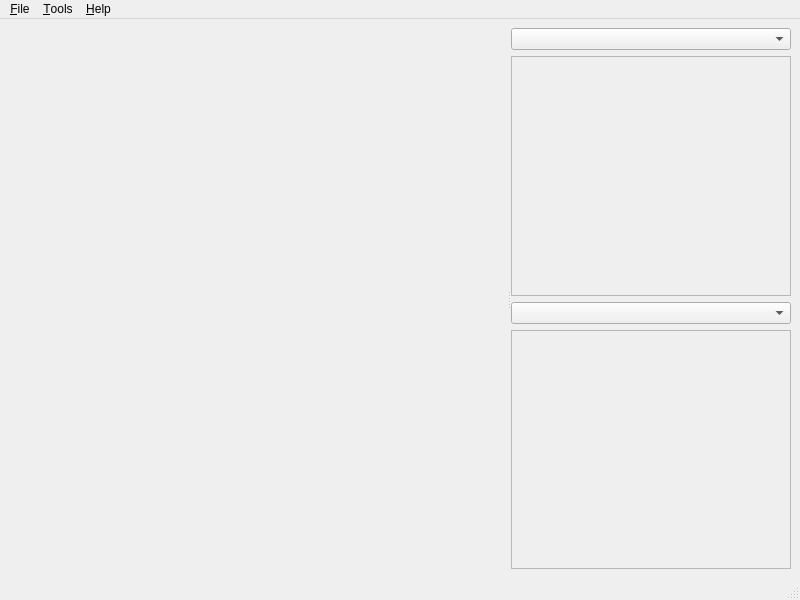
<?xml version="1.0" encoding="UTF-8"?>
<ui version="4.0">
 <class>MainWindow</class>
 <widget class="QMainWindow" name="MainWindow">
  <property name="geometry">
   <rect>
    <x>0</x>
    <y>0</y>
    <width>800</width>
    <height>600</height>
   </rect>
  </property>
  <property name="sizePolicy">
   <sizepolicy hsizetype="Expanding" vsizetype="Expanding">
    <horstretch>0</horstretch>
    <verstretch>0</verstretch>
   </sizepolicy>
  </property>
  <property name="windowTitle">
   <string>DTITool3</string>
  </property>
  <widget class="QWidget" name="centralwidget">
   <property name="sizePolicy">
    <sizepolicy hsizetype="MinimumExpanding" vsizetype="Maximum">
     <horstretch>0</horstretch>
     <verstretch>0</verstretch>
    </sizepolicy>
   </property>
   <layout class="QHBoxLayout" name="horizontalLayout">
    <item>
     <widget class="QSplitter" name="splitter">
      <property name="orientation">
       <enum>Qt::Horizontal</enum>
      </property>
      <widget class="QVTKWidget" name="vtkWidget" native="true">
       <property name="sizePolicy">
        <sizepolicy hsizetype="MinimumExpanding" vsizetype="Preferred">
         <horstretch>1</horstretch>
         <verstretch>0</verstretch>
        </sizepolicy>
       </property>
      </widget>
      <widget class="QWidget" name="layoutWidget">
       <layout class="QVBoxLayout" name="verticalLayout">
        <item>
         <widget class="QComboBox" name="pluginChooserTop">
          <property name="sizePolicy">
           <sizepolicy hsizetype="MinimumExpanding" vsizetype="Fixed">
            <horstretch>0</horstretch>
            <verstretch>0</verstretch>
           </sizepolicy>
          </property>
          <property name="minimumSize">
           <size>
            <width>280</width>
            <height>0</height>
           </size>
          </property>
         </widget>
        </item>
        <item>
         <widget class="QFrame" name="pluginFrameTop">
          <property name="sizePolicy">
           <sizepolicy hsizetype="MinimumExpanding" vsizetype="Preferred">
            <horstretch>0</horstretch>
            <verstretch>0</verstretch>
           </sizepolicy>
          </property>
          <property name="minimumSize">
           <size>
            <width>280</width>
            <height>0</height>
           </size>
          </property>
          <property name="frameShape">
           <enum>QFrame::StyledPanel</enum>
          </property>
          <property name="frameShadow">
           <enum>QFrame::Raised</enum>
          </property>
         </widget>
        </item>
        <item>
         <widget class="QComboBox" name="pluginChooserBot">
          <property name="sizePolicy">
           <sizepolicy hsizetype="MinimumExpanding" vsizetype="Fixed">
            <horstretch>0</horstretch>
            <verstretch>0</verstretch>
           </sizepolicy>
          </property>
          <property name="minimumSize">
           <size>
            <width>280</width>
            <height>0</height>
           </size>
          </property>
         </widget>
        </item>
        <item>
         <widget class="QFrame" name="pluginFrameBot">
          <property name="sizePolicy">
           <sizepolicy hsizetype="MinimumExpanding" vsizetype="Preferred">
            <horstretch>0</horstretch>
            <verstretch>0</verstretch>
           </sizepolicy>
          </property>
          <property name="minimumSize">
           <size>
            <width>280</width>
            <height>0</height>
           </size>
          </property>
          <property name="frameShape">
           <enum>QFrame::StyledPanel</enum>
          </property>
          <property name="frameShadow">
           <enum>QFrame::Raised</enum>
          </property>
         </widget>
        </item>
       </layout>
      </widget>
     </widget>
    </item>
   </layout>
  </widget>
  <widget class="QMenuBar" name="menubar">
   <property name="geometry">
    <rect>
     <x>0</x>
     <y>0</y>
     <width>800</width>
     <height>21</height>
    </rect>
   </property>
   <widget class="QMenu" name="fileMenu">
    <property name="title">
     <string>&amp;File</string>
    </property>
    <addaction name="actionOpenData"/>
    <addaction name="actionListData"/>
    <addaction name="separator"/>
    <addaction name="actionProfileManager"/>
    <addaction name="actionSet_Default_Profile"/>
    <addaction name="separator"/>
    <addaction name="actionQuit"/>
   </widget>
   <widget class="QMenu" name="toolsMenu">
    <property name="title">
     <string>&amp;Tools</string>
    </property>
    <addaction name="actionScreenshot"/>
    <addaction name="actionScripting"/>
    <addaction name="separator"/>
    <addaction name="actionListPlugins"/>
    <addaction name="actionSettings"/>
   </widget>
   <widget class="QMenu" name="helpMenu">
    <property name="title">
     <string>&amp;Help</string>
    </property>
    <addaction name="actionHelp"/>
    <addaction name="separator"/>
    <addaction name="actionAbout"/>
   </widget>
   <addaction name="fileMenu"/>
   <addaction name="toolsMenu"/>
   <addaction name="helpMenu"/>
  </widget>
  <widget class="QStatusBar" name="statusbar"/>
  <action name="actionOpenData">
   <property name="text">
    <string>&amp;Open data</string>
   </property>
   <property name="shortcut">
    <string>Ctrl+O</string>
   </property>
  </action>
  <action name="actionE_xit">
   <property name="text">
    <string>&amp;Quit</string>
   </property>
  </action>
  <action name="actionQuit">
   <property name="text">
    <string>&amp;Quit</string>
   </property>
   <property name="shortcut">
    <string>Ctrl+Q</string>
   </property>
  </action>
  <action name="actionLoadPlugin">
   <property name="text">
    <string>L&amp;oad plugin</string>
   </property>
  </action>
  <action name="actionListData">
   <property name="text">
    <string>List data</string>
   </property>
   <property name="shortcut">
    <string>Ctrl+D</string>
   </property>
  </action>
  <action name="actionListPlugins">
   <property name="text">
    <string>P&amp;lugins</string>
   </property>
   <property name="shortcut">
    <string>Ctrl+L</string>
   </property>
  </action>
  <action name="actionBla">
   <property name="text">
    <string>bla</string>
   </property>
  </action>
  <action name="actionLayoutLarge3D">
   <property name="text">
    <string>&amp;Large 3D</string>
   </property>
  </action>
  <action name="actionLayoutTile">
   <property name="text">
    <string>&amp;Tile</string>
   </property>
  </action>
  <action name="actionLayout3DOnly">
   <property name="text">
    <string>3D &amp;only</string>
   </property>
  </action>
  <action name="actionBackground">
   <property name="enabled">
    <bool>true</bool>
   </property>
   <property name="text">
    <string>&amp;Background Color...</string>
   </property>
   <property name="shortcut">
    <string>Ctrl+B</string>
   </property>
  </action>
  <action name="actionScreenshot">
   <property name="enabled">
    <bool>true</bool>
   </property>
   <property name="text">
    <string>&amp;Screenshot</string>
   </property>
   <property name="shortcut">
    <string>F12</string>
   </property>
  </action>
  <action name="actionHelp">
   <property name="enabled">
    <bool>false</bool>
   </property>
   <property name="text">
    <string>&amp;Help</string>
   </property>
   <property name="shortcut">
    <string>Ctrl+?</string>
   </property>
  </action>
  <action name="actionAbout">
   <property name="enabled">
    <bool>true</bool>
   </property>
   <property name="text">
    <string>&amp;About</string>
   </property>
  </action>
  <action name="actionScripting">
   <property name="enabled">
    <bool>false</bool>
   </property>
   <property name="text">
    <string>S&amp;cript commandline</string>
   </property>
  </action>
  <action name="actionPlugin_widgets">
   <property name="text">
    <string>Plugin &amp;widgets</string>
   </property>
  </action>
  <action name="action_Fullscreen">
   <property name="checkable">
    <bool>true</bool>
   </property>
   <property name="text">
    <string>&amp;Fullscreen</string>
   </property>
   <property name="shortcut">
    <string>F11</string>
   </property>
  </action>
  <action name="actionWriteProfile">
   <property name="text">
    <string>Write profile</string>
   </property>
  </action>
  <action name="actionSetDefaultFolder">
   <property name="text">
    <string>Set default folder</string>
   </property>
  </action>
  <action name="actionBackground_Color">
   <property name="text">
    <string>Background Color...</string>
   </property>
  </action>
  <action name="actionGradient_Background">
   <property name="checkable">
    <bool>true</bool>
   </property>
   <property name="text">
    <string>Gradient Background</string>
   </property>
  </action>
  <action name="actionProfileManager">
   <property name="text">
    <string>Profile Manager</string>
   </property>
  </action>
  <action name="actionSet_Default_Profile">
   <property name="text">
    <string>Set Default Profile</string>
   </property>
  </action>
  <action name="actionSettings">
   <property name="text">
    <string>Settings...</string>
   </property>
  </action>
 </widget>
 <customwidgets>
  <customwidget>
   <class>QVTKWidget</class>
   <extends>QWidget</extends>
   <header>QVTKWidget.h</header>
   <container>1</container>
  </customwidget>
 </customwidgets>
 <resources/>
 <connections/>
</ui>
